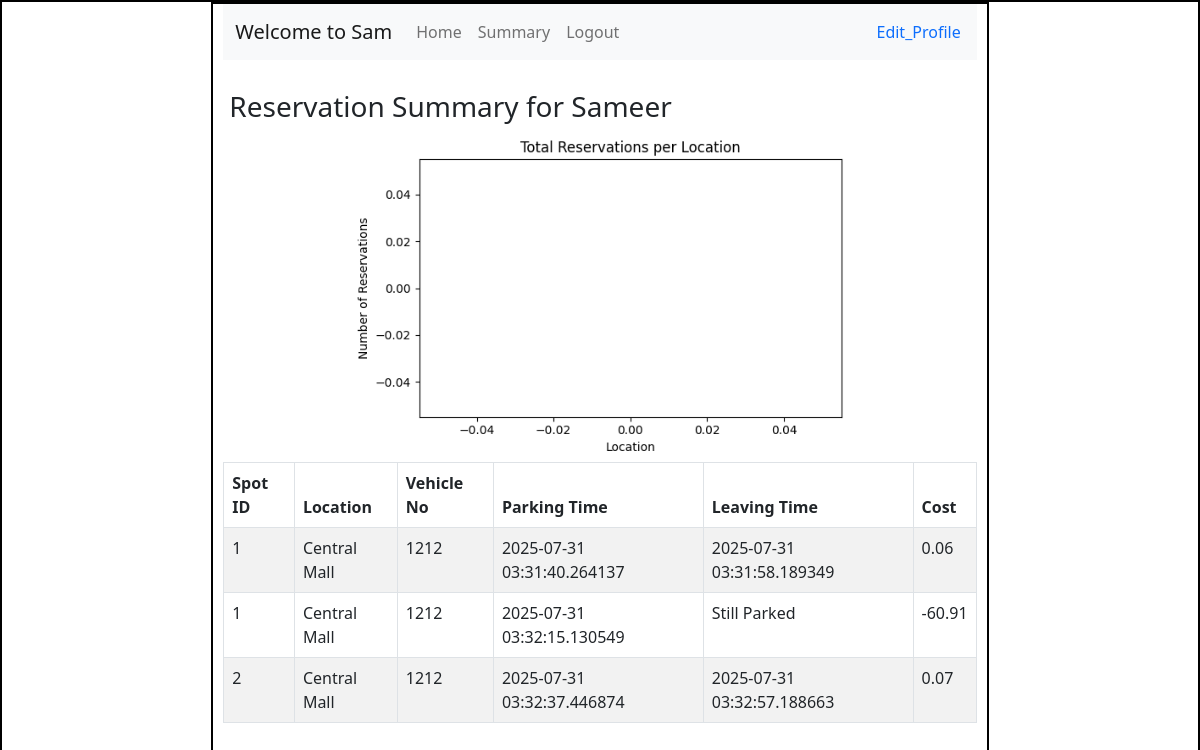
Before: /usersummary (signed in) with the older database file.
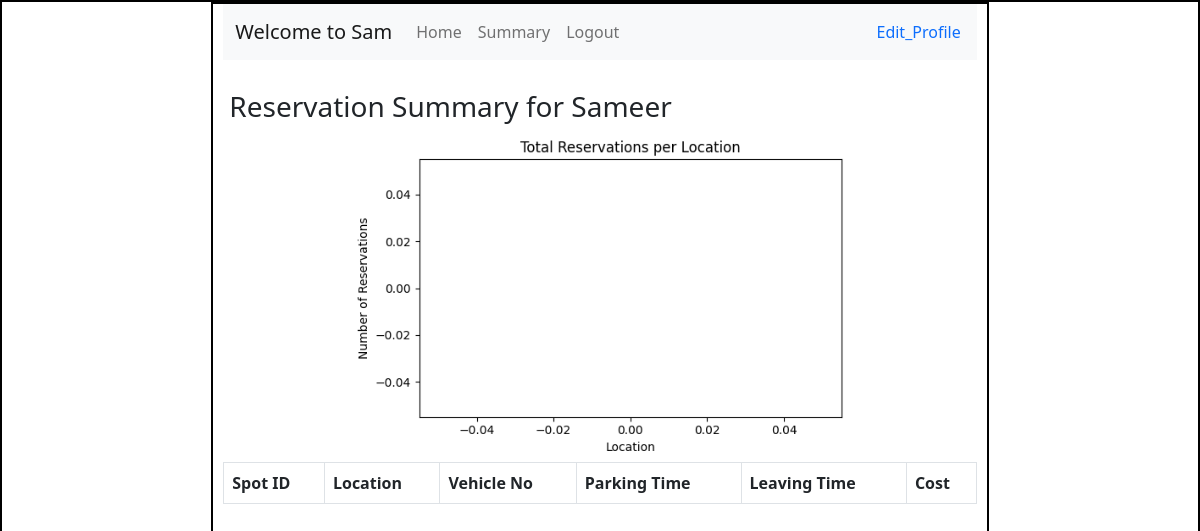
After: the same page with the newer database file.
### models/model.py (models this page shows, shortened)
class User(db.Model):
    id = db.Column(db.Integer(),primary_key = True)
    username = db.Column(db.String(),unique=True,nullable = False)
    email = db.Column(db.String(),unique = True, nullable = False)
    password = db.Column(db.String(),nullable= False)
    full_name = db.Column(db.String(),nullable= False)
    address = db.Column(db.String(),nullable= False)
    pin_code = db.Column(db.Integer(),nullable= False)
    type = db.Column(db.String(),default ="general")
    reservations = db.relationship("Reserve_parking_spot", backref="user", cascade="all, delete")

class Reserve_parking_spot(db.Model):
    id = db.Column(db.Integer(),primary_key = True)
    spot_id = db.Column(db.Integer(),db.ForeignKey("parking_spot.id"),nullable = False)
    user_id = db.Column(db.Integer(),db.ForeignKey("user.id"),nullable = False)
    parking_timestamp = db.Column(db.DateTime(),nullable = True)
    leaving_timestamp = db.Column(db.DateTime(),nullable = True)
    parking_cost = db.Column(db.Numeric(10, 2),nullable = True)
    vehicle_no = db.Column(db.String(),nullable = False)
    def calculate_cost(self):
        price_per_hour = self.spot.parking_lot.price
        duration = datetime.now() - self.parking_timestamp
        hours = Decimal(str(duration.total_seconds())) / Decimal("3600")
        return round(price_per_hour * hours, 2)

class Parking_spot(db.Model):
        id = db.Column(db.Integer(),primary_key = True)
        lot_id = db.Column(db.Integer(),db.ForeignKey("parking_lot.id"),nullable = False)
        spot_number = db.Column(db.Integer(),nullable = False)
        status = db.Column(db.String(),nullable = False)
        reservation = db.relationship("Reserve_parking_spot", backref="spot", uselist=False, cascade="all, delete")

class Parking_lot(db.Model):
        id = db.Column(db.Integer(),primary_key = True)
        prime_location_name = db.Column(db.String(),nullable = False)
        price = db.Column(db.Numeric(10, 2),nullable = False)
        address = db.Column(db.String(),nullable = False)
        pin_code = db.Column(db.Integer(),nullable= False)
        maximum_number_of_spots = db.Column(db.Integer(),nullable = False)
        spots = db.relationship("Parking_spot", backref="parking_lot", cascade="all, delete")

### controllers/user_controller.py (the view)
@user_bp.route("/usersummary")
def summary():
    user_id = session.get("user_id")
    if not user_id:
        return redirect(url_for("login"))
    this_user = User.query.get(user_id)
    if not this_user:
        return redirect(url_for("login"))
    reservations = Reserve_parking_spot.query.filter_by(user_id=user_id).all()
    lot_names = []
    for r in reservations:
        if r.spot and r.spot.parking_lot:
            lot_names.append(r.spot.parking_lot.prime_location_name)
        else:
            lot_names.append("Unknown")
    lot_counts = dict(Counter(lot_names))
    location_names = list(lot_counts.keys())
    reservation_counts = list(lot_counts.values())
    location_names = [
    r.spot.parking_lot.prime_location_name
    if r.spot and r.spot.parking_lot else "Unknown"
    for r in reservations]
    location_counts = Counter(location_names)
    x_labels = list(location_counts.keys())
    y_values = list(location_counts.values())
    plt.figure(figsize=(6, 4), dpi=100)
    plt.bar(x_labels, y_values, color='mediumseagreen', edgecolor='black', width =0.3)
    plt.title("Total Reservations per Location")
    plt.xlabel("Location")
    plt.ylabel("Number of Reservations")
    plt.tight_layout()
    chart_path = os.path.join("static", f"summary_chart_user{this_user.id}.png")
    plt.savefig(chart_path, bbox_inches='tight')
    plt.close()
    return render_template(
        "usersummary.html",
        this_user=this_user,
        chart_path=chart_path,
        reservations=reservations)

### templates/usersummary.html (shortened to what this page needs)
<!DOCTYPE html>
<html lang="en">
<head>
    <link rel="stylesheet" href="../static/style.css">
    <link href="https://cdn.jsdelivr.net/npm/bootstrap@5.0.2/dist/css/bootstrap.min.css" rel="stylesheet"
>
</head>
<body>
    <div id="main">
        <div id="canvas" class="overflow-auto">
            <nav class="navbar navbar-expand-lg navbar-light bg-light">
                <div class="container-fluid">
                    <a class="navbar-brand" href="#">Welcome to {{this_user.username}}</a>
                    <div class="collapse navbar-collapse " id="navbarSupportedContent">
                        <ul class="navbar-nav me-auto mb-2 mb-lg-0">
                            <li class="nav-item">
                                <a class="nav-link" href="{{ url_for('user.user', user_id=this_user.id) }}">Home</a>
                            </li>
                            <li class="nav-item">
                                <a class="nav-link" href="{{ url_for('user.summary') }}">Summary</a>
                            </li>
                            <li class="nav-item">
                                <a class="nav-link" href="/login">Logout</a>
                            </li>
                        </ul>
                    </div>
                </div>
                <div class="text-center">
                    <a class="nav-link" href="{{ url_for('user.profile', user_id=this_user.id) }}">Edit_Profile</a>
                </div>
            </nav>
            <div id="content">
                <h3 class="headings">Reservation Summary for {{ this_user.full_name }}</h3>
                <img src="{{ url_for('static', filename='summary_chart_user' ~ this_user.id ~ '.png') }}"
                    style="max-width: 500px; height: auto; display: block; margin: 0 auto;">
                <table class="table table-bordered table-striped">
                    <thead>
                        <tr>
                            <th>Spot ID</th>
                            <th>Location</th>
                            <th>Vehicle No</th>
                            <th>Parking Time</th>
                            <th>Leaving Time</th>
                            <th>Cost</th>
                        </tr>
                    </thead>
                    <tbody>
                        {% for r in reservations %}
                        <tr>
                            <td>{{ r.spot.id if r.spot else "N/A" }}</td>
                            <td>{{ r.spot.parking_lot.prime_location_name if r.spot and r.spot.parking_lot else
                                "Unknown" }}</td>
                            <td>{{ r.vehicle_no }}</td>
                            <td>{{ r.parking_timestamp }}</td>
                            <td>{{ r.leaving_timestamp or "Still Parked" }}</td>
                            <td>{{ r.parking_cost or r.calculate_cost() }}</td>
                        </tr>
                        {% endfor %}
                    </tbody>
                </table>
            </div>
        </div>
    </div>
</body>
</html>

### static/style.css (style rules this page uses)
* { margin: 0; }
#main, #canvas { border: 2px solid black; }
#canvas { width: 65%; height: 800px; margin: auto; padding-left: 10px; padding-right: 10px; }
.headings { margin: 3px; padding-left: 3px; margin-top: 30px; padding-bottom: 5px; }

Changed rows visible on the page:
removed Reserve_parking_spot: spot "1", spot.parking_lot "Central Mall", vehicle_no "1212", parking_timestamp "2025-07-31 03:31:40.264137", leaving_timestamp "2025-07-31 03:31:58.189349", parking_cost "0.06"
removed Reserve_parking_spot: spot "1", spot.parking_lot "Central Mall", vehicle_no "1212", parking_timestamp "2025-07-31 03:32:15.130549", leaving_timestamp "Still Parked", parking_cost+parking_timestamp "-60.91"
removed Reserve_parking_spot: spot "2", spot.parking_lot "Central Mall", vehicle_no "1212", parking_timestamp "2025-07-31 03:32:37.446874", leaving_timestamp "2025-07-31 03:32:57.188663", parking_cost "0.07"
